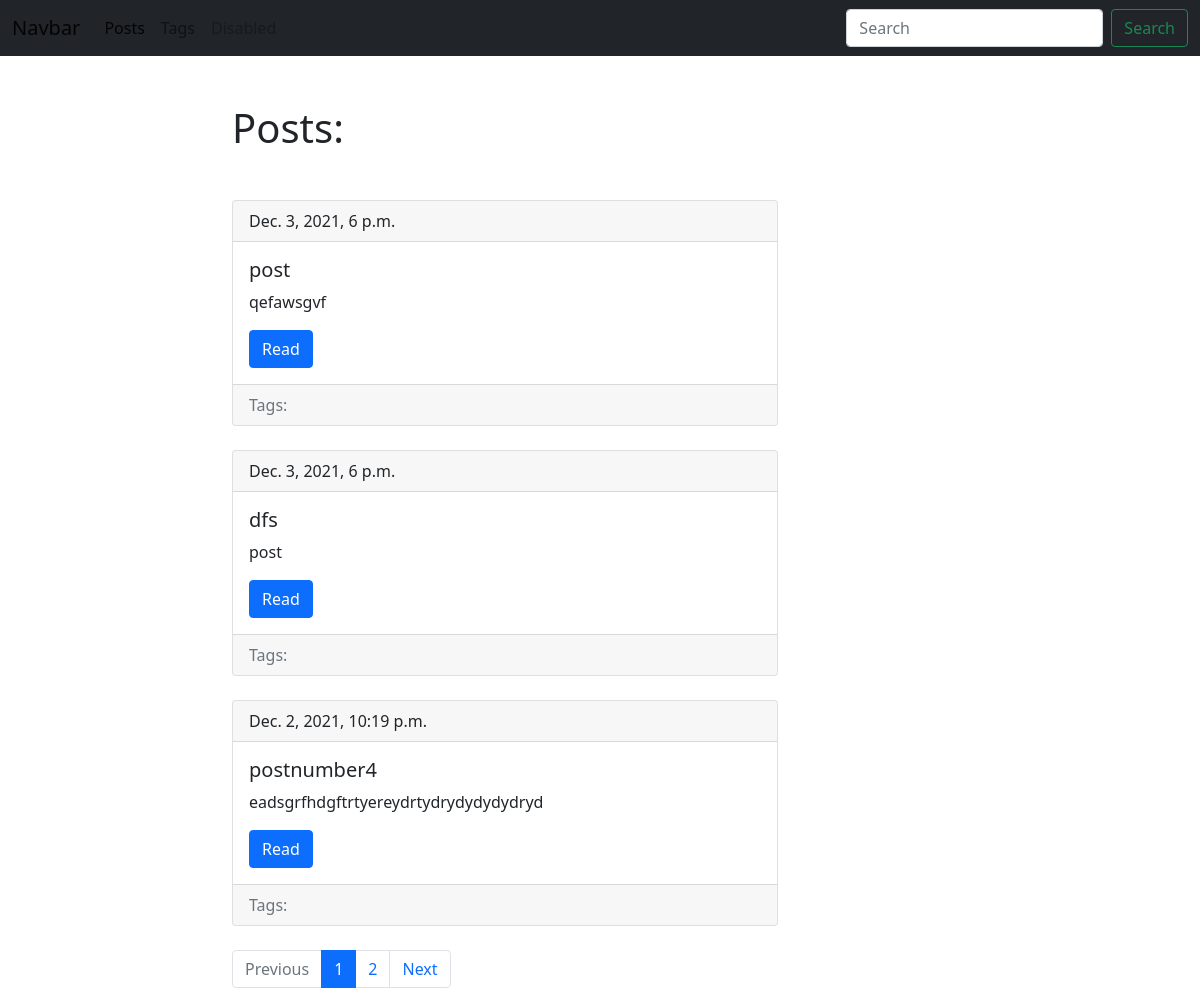
Screenshot of /blog/ with the database file from the repository.
### blog/models.py (models this page shows, shortened)
class Post(models.Model):
    title=models.CharField(max_length=150, db_index=True)
    slug=models.SlugField(max_length=150, blank=True, unique=True)
    body=models.TextField(blank=True, db_index=True)
    tags=models.ManyToManyField('Tag', blank=True, related_name='posts')
    date_pub=models.DateTimeField(auto_now_add=True)
    def get_absolute_url(self):
        return reverse('post_detail_url', kwargs={'slug': self.slug})
    class Meta:
        ordering=['-date_pub']

### blog/views.py (the view)
# urls.py: path('', posts_list, name='posts_list_url'),
def posts_list(request):
    search_query=request.GET.get('search', '')
    if search_query:
        posts=Post.objects.filter(Q(title__icontains=search_query) | Q(body__icontains=search_query))
    else:
        posts=Post.objects.all()
    paginator=Paginator(posts, 3)
    page_number=request.GET.get('page', 1)
    page=paginator.get_page(page_number)
    is_paginated=page.has_other_pages()
    if page.has_previous():
        prev_url='?page={}'.format(page.previous_page_number())
    else:
        prev_url=''
    if page.has_next():
        next_url='?page={}'.format(page.next_page_number())
    else:
        next_url=''
    context={
        'page_object': page,
        'is_paginated': is_paginated,
        'prev_url': prev_url,
        'next_url': next_url
    }
    return render(request, 'blog/index.html', context=context)

### blog/templates/blog/index.html (shortened to what this page needs)
{% extends 'blog/base_blog.html' %}
{%block content %}
    <h1 class="mb-5">Posts:</h1>
    {% for post in page_object.object_list %}
      {% include 'blog/includes/post_card_template.html' %}
    {% endfor %}
{% endblock %}

### blog/templates/blog/base_blog.html (shortened to what this page needs)
{% extends 'base.html' %}

### templates/base.html (shortened to what this page needs)
{% load static %}
<!DOCTYPE html>
<html lang="en">
<head>
    <link href="https://cdn.jsdelivr.net/npm/bootstrap@5.1.3/dist/css/bootstrap.min.css" rel="stylesheet">
      <link rel="stylesheet" href="{% static 'css/styles.css' %}">
</head>
<body>
    <nav class="navbar navbar-expand-lg navbar-light bg-dark">
        <div class="container-fluid">
          <a class="navbar-brand" href="#">Navbar</a>
          <div class="collapse navbar-collapse" id="navbarSupportedContent">
            <ul class="navbar-nav me-auto mb-2 mb-lg-0">
              <li class="nav-item">
                <a class="nav-link active" aria-current="page" href="{% url 'posts_list_url' %}">Posts</a>
              </li>
              <li class="nav-item">
                <a class="nav-link" href="{% url 'tags_list_url' %}">Tags</a>
              </li>
              <li class="nav-item">
                <a class="nav-link disabled">Disabled</a>
              </li>
            </ul>
            <form class="d-flex" action="{% url 'posts_list_url' %}">
              <input class="form-control me-2" type="search" placeholder="Search" aria-label="Search" name="search">
              <button class="btn btn-outline-success" type="submit">Search</button>
            </form>
          </div>
        </div>
      </nav>
      <div class="container mt-5">
        <div class="row">
          <div class="col-6 offset-md-2">
            {%block content %}{% endblock %}
            {% if is_paginated %}
            <nav aria-label="...">
              <ul class="pagination">
                <li class="page-item {% if not prev_url %} disabled {% endif %}">
                  <a class="page-link" href="{{ prev_url }}" tabindex="-1">Previous</a>
                </li>
                {% for n in page_object.paginator.page_range %}
                  {% if page_object.number == n %}
                    <li class="page-item active" aria-current="page">
                      <a class="page-link" href="?page={{ n }}">{{ n }}</a>
                    </li>
                  {% elif n > page_object.number|add:-3 and n < page_object.number|add:3 %}
                    <li
                      class="page-item"><a class="page-link" href="?page={{ n }}">{{ n }}</a>
                    </li>
                  {% endif %}
                {% endfor %}
                <li class="page-item {% if not next_url %} disabled {% endif %}">
                  <a class="page-link" href="{{ next_url }}">Next</a>
                </li>
              </ul>
            </nav>
            {% endif %}
          </div>
        </div>
      </div>
</body>
</html>

### blog/templates/blog/includes/post_card_template.html (shortened to what this page needs)
<div class="card mb-4">
    <div class="card-header">
        {{post.date_pub}}
    </div>
    <div class="card-body">
        <h5 class="card-title">{{post.title}}</h5>
        <p class="card-text">{{post.body|truncatewords:15}}</p>
        <a href="{{ post.get_absolute_url }}" class="btn btn-primary">Read</a>
    </div>
    <div class="card-footer text-muted">
        Tags:
    </div>
</div>

### rows the page displays
Post: date_pub "Dec. 3, 2021, 6 p.m.", title "post", body "qefawsgvf"
Post: date_pub "Dec. 3, 2021, 6 p.m.", title "dfs", body "post"
Post: date_pub "Dec. 2, 2021, 10:19 p.m.", title "postnumber4", body "eadsgrfhdgftrtyereydrtydrydydydydryd"

### other values shown
{{ n }} "1"
{{ n }} "2"
